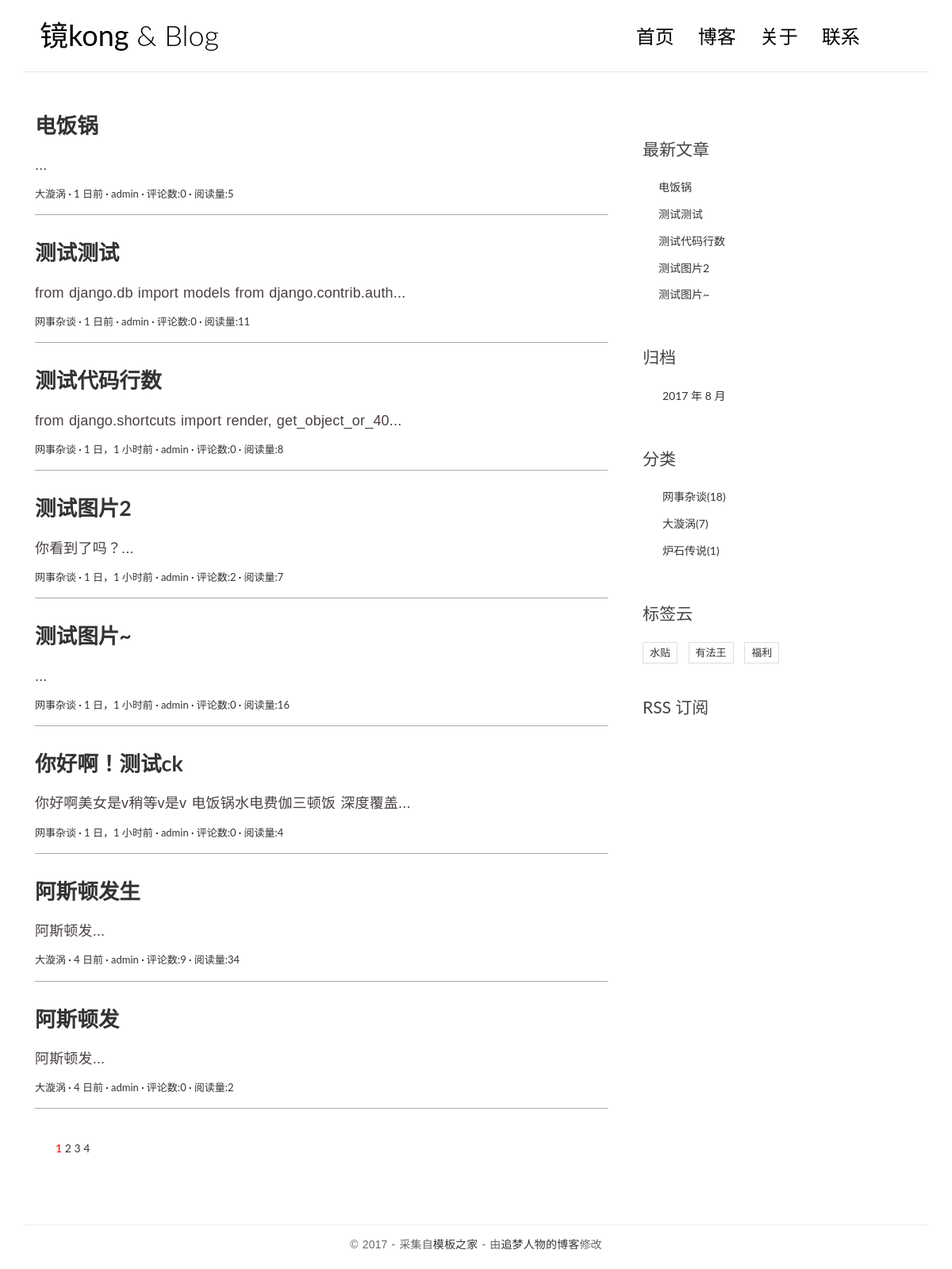
Before: / with the older database file.
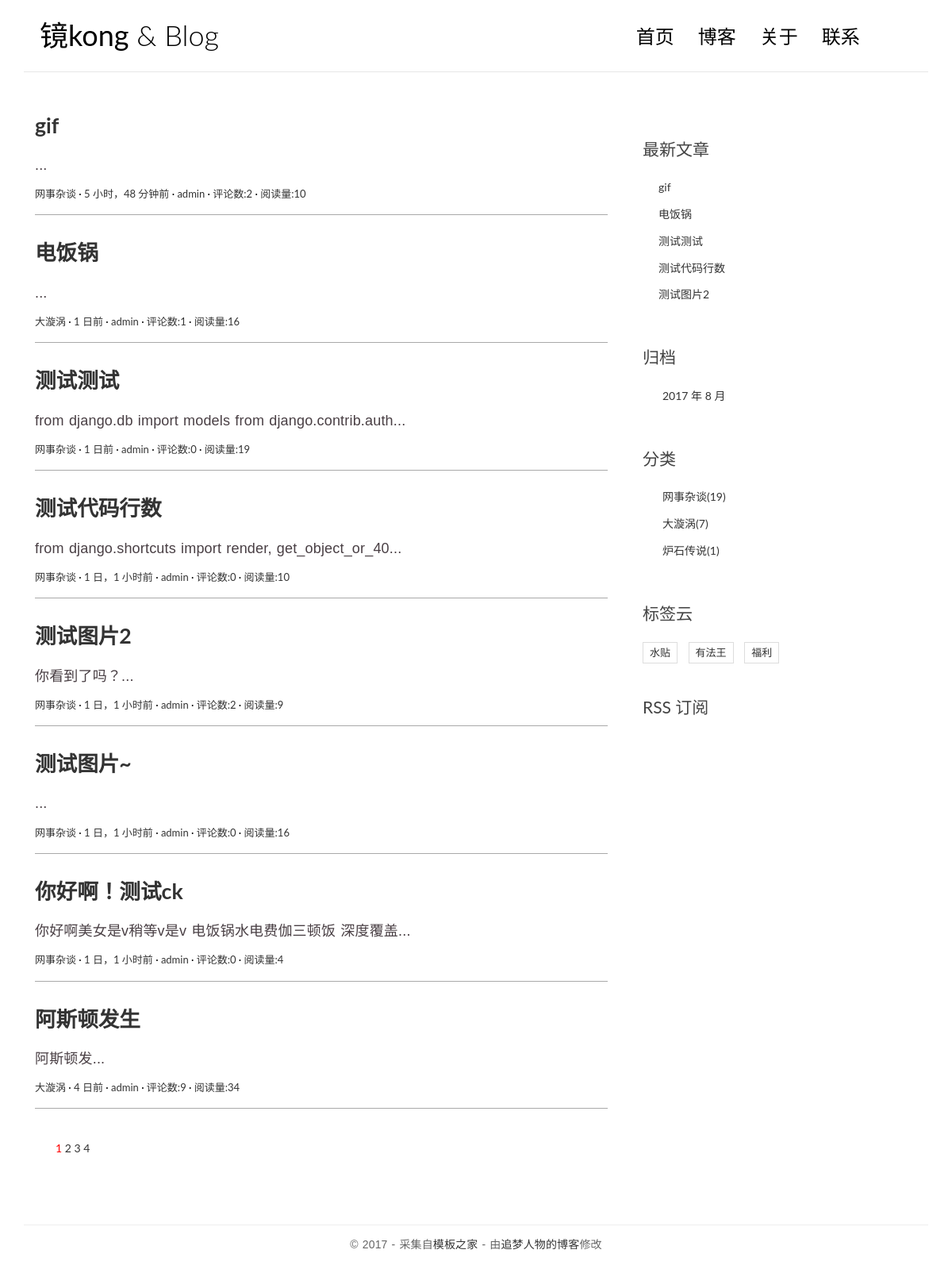
After: the same page with the newer database file.
### blog/models.py (models this page shows, shortened)
class Post(models.Model):
    title = models.CharField(max_length=70)
    def get_absolute_url(self):
        return reverse('blog:detail', kwargs={'pk': self.pk})
    body = RichTextUploadingField(verbose_name='正文')
    views = models.PositiveIntegerField(default=0)
    excerpt = models.CharField(max_length=200, blank=True)
    created_time = models.DateTimeField(auto_now_add=True)
    modified_time = models.DateTimeField(auto_now_add=True)
    category = models.ForeignKey(Category)
    tags = models.ManyToManyField(Tag, blank=True)
    author = models.ForeignKey(User)
    class Meta:
        ordering = ['-created_time']

class Category(models.Model):
    name = models.CharField(max_length=100)

class Tag(models.Model):
    name = models.CharField(max_length=70)

### blog/views.py (the view, shortened to what this page needs)
# urls.py: url(r'^$', views.IndexView.as_view(), name='index'),
class IndexView(ListView):
    model = Post
    template_name = 'blog/index.html'
    context_object_name = 'post_list'
    paginate_by = 8
    def get_context_data(self, **kwargs):
        context = super().get_context_data(**kwargs)
        paginator = context.get('paginator')
        page = context.get('page_obj')
        is_paginated = context.get('is_paginated')
        pagination_data = self.pagination_data(paginator, page, is_paginated)
        context.update(pagination_data)
        return context
    def pagination_data(self, paginator, page, is_paginated):
        if not is_paginated:
            return {}
        left = []
        right = []
        left_has_more = False
        right_has_more = False
        first = False
        last = False
        page_number = page.number
        total_pages = paginator.num_pages
        page_range = paginator.page_range
        if page_number == 1:
            right = page_range[page_number:page_number + 2]
            if right[-1] < total_pages - 1:
                right_has_more = True
            if right[-1] < total_pages:
                last = True
        elif page_number == total_pages:
            left = page_range[(page_number - 3) if (page_number - 3) > 0 else 0:page_number - 1]
            if left[0] > 2:
                left_has_more = True
            if left[0] > 1:
                first = True
        data = {
            'left': left,
            'right': right,
            'left_has_more': left_has_more,
            'right_has_more': right_has_more,
            'first': first,
            'last': last,
        }
        return data

### blog/templatetags/blog_tags.py (called while the page is built)
@register.simple_tag              # 将函数注册为模板
def get_recent_posts(num=5):
    return Post.objects.all().order_by('-created_time')[:num]

@register.simple_tag
def archives():
    return Post.objects.dates('created_time', 'month', order='DESC')

@register.simple_tag
def get_categories():
    return Category.objects.annotate(num_posts=Count('post')).filter(num_posts__gt=0)

@register.simple_tag
def get_tag():
    return Tag.objects.all()

### templates/blog/index.html (shortened to what this page needs)
{% extends 'base.html' %}
{% block main %}
    {% for post in post_list %}
        <article class="post post-1">
              <header class="entry-header">
                  <h1 class="entry-title">
                      <a href="{{ post.get_absolute_url }}">{{ post.title}}</a>
                  </h1>
                  <div class="entry-content clearfix">
                        <p>{{ post.excerpt }}</p>
                    </div>
                  <div class="entry-meta">
                      <span class="post-category"><a href="#">{{ post.category.name}}</a></span>
                      <span class="post-date"><a href="#">{{post.created_time|timesince}}前</a></span>
                      <span class="post-author"><a href="#">{{post.author}}</a></span>
                      <span class="comments-link"><a href="#">评论数:{{ post.comment_set.count }}</a></span>
                      <span class="views-count"><a href="#">阅读量:{{ post.views }}</a></span>
                  </div>
                    </header>
                <hr class="hr-css">
        </article>
    {% empty %}
        <div class="no-post">暂时还没有发布的文章！</div>
    {% endfor %}
{% if is_paginated %}
<div class="pagination">
    <ul>
  <a href="?page={{ page_obj.number }}" style="color: red">{{ page_obj.number }}</a>
  {% if right %}
    {% for i in right %}
        <a href="?page={{ i }}">{{ i }}</a>
    {% endfor %}
  {% endif %}
  {% if last %}
    <a href="?page={{ paginator.num_pages }}">{{ paginator.num_pages }}</a>
  {% endif %}
</ul>
</div>
{% endif %}
{% endblock main %}

### templates/base.html (shortened to what this page needs)
{% load staticfiles %}
{% load blog_tags %}
<!DOCTYPE html>
<html>
<head>
    <link rel="stylesheet" href="{% static 'blog/css/pace.css' %}">
    <link rel="stylesheet" href="http://code.ionicframework.com/ionicons/2.0.1/css/ionicons.min.css">
    <link rel="stylesheet" href="{% static 'blog/css/bootstrap.min.css' %}">
    <link rel="stylesheet" href="{% static 'blog/css/pace.css' %}">
    <link rel="stylesheet" href="{% static 'blog/css/custom.css' %}">
    <link rel="stylesheet" href="{% static 'blog/css/prism.css' %}">
    <link rel="stylesheet" href="{% static 'blog/css/highlights/github.css' %}">
</head>
<body>
<div class="container">
    <header id="site-header">
        <div class="row">
            <div class="col-md-4 col-sm-5 col-xs-8">
                <div class="logo">
                    <h1><a href="{% url 'blog:index' %}"><b>镜kong</b> &amp; Blog</a></h1>
                </div>
            </div>
            <div class="col-md-8 col-sm-7 col-xs-4">
                <nav class="main-nav" role="navigation">
                    <div class="collapse navbar-collapse" id="bs-example-navbar-collapse-1">
                        <ul class="nav navbar-nav navbar-right">
                            <li class="cl-effect-11"><a href="index.html" data-hover="首页">首页</a></li>
                            <li class="cl-effect-11"><a href="full-width.html" data-hover="博客">博客</a></li>
                            <li class="cl-effect-11"><a href="about.html" data-hover="关于">关于</a></li>
                            <li class="cl-effect-11"><a href="contact.html" data-hover="联系">联系</a></li>
                        </ul>
                    </div>
                </nav>
            </div>
        </div>
    </header>
</div>
<div class="content-body">
    <div class="container">
        <div class="row">
            <main class="col-md-8">
                {% block main %}
                {% endblock main %}
            </main>
            <aside class="col-md-4">
                <div class="widget widget-recent-posts">
                    <h3 class="widget-title">最新文章</h3>
                    {% get_recent_posts as recent_post_list %}
                    <ul>
                        {% for post in recent_post_list %}
                        <li>
                            <a href="{{ post.get_absolute_url }}">{{ post.title }}</a>
                        </li>
                        {% endfor %}
                    </ul>
                </div>
                <div class="widget widget-archives">
                    <h3 class="widget-title">归档</h3>
                    {% archives as date_list %}
                    <ul>
                        {% for date in date_list %}
                        <li>
                            <a href="#">{{date.year}} 年 {{date.month}} 月</a>
                        </li>
                        {% empty %}
                        暂无归档
                        {% endfor %}
                    </ul>
                </div>
                <div class="widget widget-category">
                    <h3 class="widget-title">分类</h3>
                    {% get_categories as category_list %}
                    <ul>
                        {% for category in category_list %}
                        <li>
                            <a href="{% url 'blog:category' category.pk %}">{{category.name}}<span class="post-count">({{ category.num_posts}})</span></a>
                        </li>
                        {% endfor %}
                    </ul>
                </div>
                <div class="widget widget-tag-cloud">
                    <h3 class="widget-title">标签云</h3>
                    {% get_tag as tag_list %}
                    <ul>
                        {% for Tag in tag_list %}
                        <li>
                            <a href="{% url 'blog:tag' Tag.pk %}">{{Tag.name}}</a>
                        </li>
                        {% endfor %}
                    </ul>
                </div>
                <div class="rss">
                    <a href=""> RSS 订阅</a>
                </div>
            </aside>
        </div>
    </div>
</div>
<footer id="site-footer">
    <div class="container">
        <div class="row">
            <div class="col-md-12">
                <p class="copyright">&copy 2017 - 采集自<a href="http://www.cssmoban.com/"
                                                        target="_blank" title="模板之家">模板之家</a>
                    - 由<a href="http://zmrenwu.com/" title="网页模板" target="_blank">追梦人物的博客</a>修改
                </p>
            </div>
        </div>
    </div>
</footer>
</body>
</html>

### blog/static/blog/css/custom.css (style rules this page uses)
* { outline: none; }
h1, h2, h3, h4, h5, h6 { margin-top: 0; }
b { font-weight: 400; }
a { color: #333; }
body { color: #444; font-family: 'Lato', sans-serif; }
p { font-family: 'Ubuntu', sans-serif; font-weight: 400; word-spacing: 1px; letter-spacing: 0.01em; }
#site-header { background-color: #FFF; padding: 25px 20px; margin-bottom: 40px; border-bottom: 1px solid #e7e7e7; }
.logo h1 a { color: #000; }
.logo h1 { margin: 0; font-family: 'Lato', sans-serif; font-weight: 300; }
.main-nav { margin-top: 11px; max-width: 95%; }
.main-nav a { color: #000000 !important; padding: 0 0 5px 0 !important; margin-right: 30px; font-family: 'Lato', sans-serif; font-weight: 300; font-size: 24px; }
.cl-effect-11 a { padding: 10px 0; color: #0972b4; text-shadow: none; }
.cl-effect-11 a::before { position: absolute; top: 0; left: 0; overflow: hidden; padding: 0 0 5px 0 !important; max-width: 0; border-bottom: 1px solid #000; color: #000; content: attr(data-hover); white-space: nowrap; -webkit-transition: max-width 0.5s; -moz-transition: max-width 0.5s; transition: max-width 0.5s; }
.content-body { padding-bottom: 4em; }
.post { background: #FFF; padding: 1em 1em 0 1em; }
.entry-title { font-size: 1.9em; font-weight:bold; margin-bottom: 20px; line-height: 1; padding: 0 0 0; }
.entry-meta { color: #DDDDDD; font-size: 13px; margin-bottom: 10px; padding: 0 0 0.5em 0 }
.entry-content { font-size: 18px; line-height: 1.9; font-weight: 300; color: rgba(41, 29, 35, 0.85); }
.post-category::after, .post-date::after, .post-author::after, .comments-link::after { content: ' ·'; color: #000; }
.widget { background: #fff; padding: 30px 0 0; }
.widget-title { font-size: 1.5em; margin-bottom: 20px; line-height: 1.6; padding: 10px 0 0; font-weight: 400; }
.widget-recent-posts ul { padding: 0; margin: 0; padding-left: 20px; }
.widget-recent-posts ul li { list-style-type: none; position: relative; line-height: 170%; margin-bottom: 10px; }
.widget-recent-posts ul li::before { content: '\f3d3'; font-family: "Ionicons"; position: absolute; left: -17px; top: 3px; font-size: 16px; color: #000; }
.widget-archives ul { padding: 0; margin: 0; padding-left: 25px; }
.widget-archives ul li { list-style-type: none; position: relative; line-height: 170%; margin-bottom: 10px; }
.widget-archives ul li::before { content: '\f3f3'; font-family: "Ionicons"; position: absolute; left: -25px; top: 1px; font-size: 16px; color: #000; }
.widget-category ul { padding: 0; margin: 0; padding-left: 25px; }
.widget-category ul li { list-style-type: none; position: relative; line-height: 170%; margin-bottom: 10px; }
.widget-category ul li::before { content: '\f3fe'; font-family: "Ionicons"; position: absolute; left: -25px; top: 1px; font-size: 18px; color: #000; }
.widget-tag-cloud ul { padding: 0; margin: 0; margin-right: -10px; }
.widget-tag-cloud ul li { list-style-type: none; font-size: 13px; display: inline-block; margin-right: 10px; margin-bottom: 10px; padding: 3px 8px; border: 1px solid #ddd; }
.rss { font-size: 21px; margin-top: 30px; }
.rss a { color: #444; }
#site-footer { padding-top: 10px; padding: 0 0 1.5em 0; }
.copyright { text-align: center; padding-top: 1em; margin: 0; border-top: 1px solid #eee; color: #666; }
.pagination ul { list-style: none; }
.hr-css { margin-top:7px; *margin: 0; border: 0; color: black; background-color: darkgray; height: 1px }

Changed rows visible on the page:
no longer on one of the page's lists (row unchanged): Post: title "测试图片~"
no longer on this page (row unchanged): Post: title "阿斯顿发", excerpt "阿斯顿发...", category.name "大漩涡", created_time "4 日", author "admin", comment_set.count "0", views "2", shown under "& Blog"
added Post: title "gif", excerpt "...", category.name "网事杂谈", created_time "5 小时，48 分钟", author "admin", comment_set.count "2", views "10"
changed Post "电饭锅": comment_set.count "0" → "1"; views "5" → "16"
changed Post "测试测试": views "11" → "19"
changed Post "测试代码行数": views "8" → "10"
changed Post "测试图片2": views "7" → "9"
computed for Category "网事杂谈": num_posts "18" → "19"
